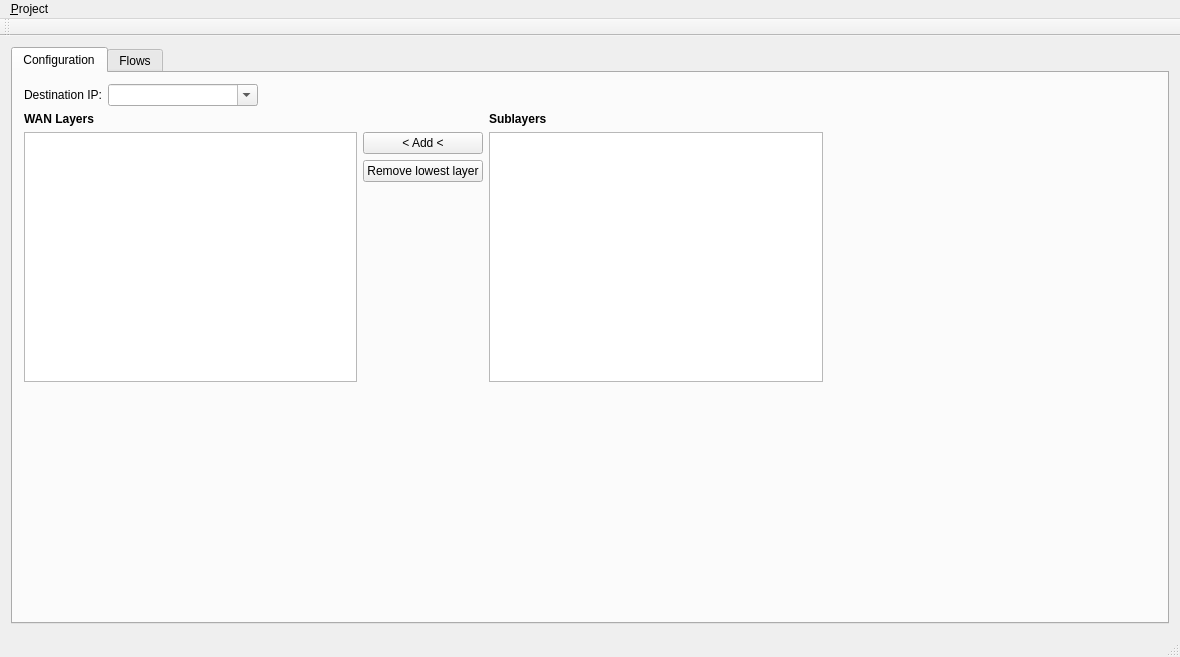
<?xml version="1.0" encoding="UTF-8"?>
<ui version="4.0">
 <class>MainWindow</class>
 <widget class="QMainWindow" name="MainWindow">
  <property name="geometry">
   <rect>
    <x>0</x>
    <y>0</y>
    <width>1180</width>
    <height>657</height>
   </rect>
  </property>
  <property name="windowTitle">
   <string>wanperf traffic generator</string>
  </property>
  <widget class="QWidget" name="centralWidget">
   <layout class="QVBoxLayout" name="verticalLayout">
    <item>
     <widget class="QTabWidget" name="tabWidget">
      <property name="currentIndex">
       <number>0</number>
      </property>
      <widget class="QWidget" name="tabLayers">
       <attribute name="title">
        <string>Configuration</string>
       </attribute>
       <layout class="QVBoxLayout" name="verticalLayout_3">
        <item>
         <layout class="QHBoxLayout" name="horizontalLayout_3">
          <item>
           <widget class="QLabel" name="label">
            <property name="text">
             <string>Destination IP:</string>
            </property>
           </widget>
          </item>
          <item>
           <widget class="QComboBox" name="destinationHost">
            <property name="editable">
             <bool>true</bool>
            </property>
            <property name="insertPolicy">
             <enum>QComboBox::InsertAtTop</enum>
            </property>
            <property name="minimumContentsLength">
             <number>15</number>
            </property>
           </widget>
          </item>
          <item>
           <widget class="QLabel" name="lbStatus">
            <property name="layoutDirection">
             <enum>Qt::LeftToRight</enum>
            </property>
            <property name="text">
             <string/>
            </property>
            <property name="alignment">
             <set>Qt::AlignLeading|Qt::AlignLeft|Qt::AlignVCenter</set>
            </property>
           </widget>
          </item>
          <item>
           <spacer name="horizontalSpacer_7">
            <property name="orientation">
             <enum>Qt::Horizontal</enum>
            </property>
            <property name="sizeHint" stdset="0">
             <size>
              <width>428</width>
              <height>17</height>
             </size>
            </property>
           </spacer>
          </item>
         </layout>
        </item>
        <item>
         <layout class="QGridLayout" name="gridLayout">
          <item row="0" column="0">
           <widget class="QLabel" name="label_6">
            <property name="text">
             <string>&lt;b&gt;WAN Layers&lt;/b&gt;</string>
            </property>
           </widget>
          </item>
          <item row="0" column="2">
           <widget class="QLabel" name="label_7">
            <property name="text">
             <string>&lt;b&gt;Sublayers&lt;/b&gt;</string>
            </property>
           </widget>
          </item>
          <item row="1" column="0" rowspan="3">
           <widget class="QTableView" name="wanLayers">
            <property name="sizePolicy">
             <sizepolicy hsizetype="Expanding" vsizetype="Expanding">
              <horstretch>0</horstretch>
              <verstretch>0</verstretch>
             </sizepolicy>
            </property>
            <property name="minimumSize">
             <size>
              <width>0</width>
              <height>250</height>
             </size>
            </property>
            <property name="selectionMode">
             <enum>QAbstractItemView::NoSelection</enum>
            </property>
            <attribute name="horizontalHeaderVisible">
             <bool>false</bool>
            </attribute>
            <attribute name="verticalHeaderVisible">
             <bool>false</bool>
            </attribute>
           </widget>
          </item>
          <item row="1" column="1">
           <widget class="QPushButton" name="addLayer">
            <property name="text">
             <string>&lt; Add &lt;</string>
            </property>
           </widget>
          </item>
          <item row="1" column="2" rowspan="3">
           <widget class="QTableView" name="wanSubLayers">
            <property name="selectionMode">
             <enum>QAbstractItemView::SingleSelection</enum>
            </property>
            <attribute name="horizontalHeaderVisible">
             <bool>false</bool>
            </attribute>
            <attribute name="verticalHeaderVisible">
             <bool>false</bool>
            </attribute>
           </widget>
          </item>
          <item row="2" column="1">
           <widget class="QPushButton" name="renoveLowestLayer">
            <property name="text">
             <string>Remove lowest layer</string>
            </property>
           </widget>
          </item>
          <item row="3" column="1">
           <spacer name="verticalSpacer">
            <property name="orientation">
             <enum>Qt::Vertical</enum>
            </property>
            <property name="sizeHint" stdset="0">
             <size>
              <width>20</width>
              <height>138</height>
             </size>
            </property>
           </spacer>
          </item>
          <item row="3" column="3">
           <spacer name="horizontalSpacer_3">
            <property name="orientation">
             <enum>Qt::Horizontal</enum>
            </property>
            <property name="sizeHint" stdset="0">
             <size>
              <width>40</width>
              <height>20</height>
             </size>
            </property>
           </spacer>
          </item>
         </layout>
        </item>
        <item>
         <spacer name="verticalSpacer_2">
          <property name="orientation">
           <enum>Qt::Vertical</enum>
          </property>
          <property name="sizeHint" stdset="0">
           <size>
            <width>20</width>
            <height>223</height>
           </size>
          </property>
         </spacer>
        </item>
       </layout>
      </widget>
      <widget class="QWidget" name="Flows">
       <attribute name="title">
        <string>Flows</string>
       </attribute>
       <layout class="QVBoxLayout" name="verticalLayout_2">
        <item>
         <layout class="QHBoxLayout" name="horizontalLayout">
          <item>
           <widget class="QLabel" name="label_18">
            <property name="text">
             <string>Size for PDU-Layer:</string>
            </property>
           </widget>
          </item>
          <item>
           <widget class="QComboBox" name="sizeLayer"/>
          </item>
          <item>
           <widget class="QLabel" name="label_11">
            <property name="text">
             <string>Bandwidth for PDU-Layer:</string>
            </property>
           </widget>
          </item>
          <item>
           <widget class="QComboBox" name="bandwidthLayer"/>
          </item>
          <item>
           <widget class="QLabel" name="label_10">
            <property name="text">
             <string>Bandwidth in:</string>
            </property>
           </widget>
          </item>
          <item>
           <widget class="QComboBox" name="bandwidthUnit"/>
          </item>
          <item>
           <spacer name="horizontalSpacer_2">
            <property name="orientation">
             <enum>Qt::Horizontal</enum>
            </property>
            <property name="sizeHint" stdset="0">
             <size>
              <width>40</width>
              <height>20</height>
             </size>
            </property>
           </spacer>
          </item>
          <item>
           <widget class="QPushButton" name="btnGenerate">
            <property name="text">
             <string>Generate traffic</string>
            </property>
           </widget>
          </item>
         </layout>
        </item>
        <item>
         <widget class="QGroupBox" name="groupBox_4">
          <property name="sizePolicy">
           <sizepolicy hsizetype="Preferred" vsizetype="Expanding">
            <horstretch>0</horstretch>
            <verstretch>0</verstretch>
           </sizepolicy>
          </property>
          <property name="title">
           <string>Flows</string>
          </property>
          <layout class="QGridLayout" name="gridLayout_3">
           <item row="0" column="0" colspan="3">
            <widget class="QTableView" name="udpSenderView">
             <property name="alternatingRowColors">
              <bool>false</bool>
             </property>
            </widget>
           </item>
           <item row="1" column="0">
            <widget class="QPushButton" name="insertUdpSender">
             <property name="text">
              <string>New UDP sender</string>
             </property>
            </widget>
           </item>
           <item row="1" column="1">
            <widget class="QPushButton" name="removeUdpSender">
             <property name="text">
              <string>Delete</string>
             </property>
            </widget>
           </item>
           <item row="1" column="2">
            <spacer name="horizontalSpacer">
             <property name="orientation">
              <enum>Qt::Horizontal</enum>
             </property>
             <property name="sizeHint" stdset="0">
              <size>
               <width>748</width>
               <height>20</height>
              </size>
             </property>
            </spacer>
           </item>
          </layout>
         </widget>
        </item>
        <item>
         <widget class="QGroupBox" name="aggregatedStatsBox">
          <property name="title">
           <string>Aggregated statistics</string>
          </property>
          <layout class="QGridLayout" name="gridLayout_2">
           <item row="0" column="0">
            <widget class="QLabel" name="label_5">
             <property name="sizePolicy">
              <sizepolicy hsizetype="Preferred" vsizetype="Preferred">
               <horstretch>0</horstretch>
               <verstretch>0</verstretch>
              </sizepolicy>
             </property>
             <property name="text">
              <string>Specified Bandwidth:</string>
             </property>
            </widget>
           </item>
           <item row="1" column="0">
            <widget class="QLabel" name="specifiedBandwidth">
             <property name="text">
              <string>0</string>
             </property>
            </widget>
           </item>
           <item row="2" column="0">
            <widget class="QLabel" name="label_2">
             <property name="sizePolicy">
              <sizepolicy hsizetype="Preferred" vsizetype="Preferred">
               <horstretch>0</horstretch>
               <verstretch>0</verstretch>
              </sizepolicy>
             </property>
             <property name="text">
              <string>LAN Sending</string>
             </property>
            </widget>
           </item>
           <item row="2" column="1" rowspan="4">
            <widget class="Line" name="line">
             <property name="orientation">
              <enum>Qt::Vertical</enum>
             </property>
            </widget>
           </item>
           <item row="2" column="2">
            <widget class="QLabel" name="label_3">
             <property name="sizePolicy">
              <sizepolicy hsizetype="Preferred" vsizetype="Preferred">
               <horstretch>0</horstretch>
               <verstretch>0</verstretch>
              </sizepolicy>
             </property>
             <property name="text">
              <string>LAN Receiving</string>
             </property>
            </widget>
           </item>
           <item row="2" column="3" rowspan="4">
            <widget class="Line" name="line_2">
             <property name="orientation">
              <enum>Qt::Vertical</enum>
             </property>
            </widget>
           </item>
           <item row="2" column="4">
            <widget class="QLabel" name="label_4">
             <property name="sizePolicy">
              <sizepolicy hsizetype="Preferred" vsizetype="Preferred">
               <horstretch>0</horstretch>
               <verstretch>0</verstretch>
              </sizepolicy>
             </property>
             <property name="text">
              <string>Packets</string>
             </property>
            </widget>
           </item>
           <item row="2" column="5" rowspan="4">
            <widget class="Line" name="line_4">
             <property name="orientation">
              <enum>Qt::Vertical</enum>
             </property>
            </widget>
           </item>
           <item row="2" column="6">
            <widget class="QLabel" name="label_9">
             <property name="sizePolicy">
              <sizepolicy hsizetype="Preferred" vsizetype="Preferred">
               <horstretch>0</horstretch>
               <verstretch>0</verstretch>
              </sizepolicy>
             </property>
             <property name="text">
              <string>WAN Sending</string>
             </property>
            </widget>
           </item>
           <item row="2" column="7" rowspan="4">
            <widget class="Line" name="line_3">
             <property name="orientation">
              <enum>Qt::Vertical</enum>
             </property>
            </widget>
           </item>
           <item row="2" column="8">
            <widget class="QLabel" name="label_8">
             <property name="sizePolicy">
              <sizepolicy hsizetype="Preferred" vsizetype="Preferred">
               <horstretch>0</horstretch>
               <verstretch>0</verstretch>
              </sizepolicy>
             </property>
             <property name="text">
              <string>WAN Receiving</string>
             </property>
            </widget>
           </item>
           <item row="3" column="6" rowspan="3">
            <widget class="QLabel" name="WANSendingTotal">
             <property name="text">
              <string>0</string>
             </property>
             <property name="alignment">
              <set>Qt::AlignLeading|Qt::AlignLeft|Qt::AlignTop</set>
             </property>
            </widget>
           </item>
           <item row="4" column="8" rowspan="2">
            <widget class="QLabel" name="WANReceivingTotal">
             <property name="text">
              <string>0</string>
             </property>
             <property name="alignment">
              <set>Qt::AlignLeading|Qt::AlignLeft|Qt::AlignTop</set>
             </property>
            </widget>
           </item>
           <item row="5" column="0">
            <widget class="QLabel" name="sendingTotal">
             <property name="text">
              <string>0</string>
             </property>
             <property name="alignment">
              <set>Qt::AlignLeading|Qt::AlignLeft|Qt::AlignTop</set>
             </property>
            </widget>
           </item>
           <item row="5" column="2">
            <widget class="QLabel" name="receivingTotal">
             <property name="text">
              <string>0</string>
             </property>
             <property name="alignment">
              <set>Qt::AlignLeading|Qt::AlignLeft|Qt::AlignTop</set>
             </property>
            </widget>
           </item>
           <item row="5" column="4">
            <widget class="QLabel" name="packetsTotal">
             <property name="text">
              <string>0</string>
             </property>
             <property name="alignment">
              <set>Qt::AlignLeading|Qt::AlignLeft|Qt::AlignTop</set>
             </property>
            </widget>
           </item>
          </layout>
         </widget>
        </item>
       </layout>
      </widget>
     </widget>
    </item>
   </layout>
  </widget>
  <widget class="QMenuBar" name="menuBar">
   <property name="geometry">
    <rect>
     <x>0</x>
     <y>0</y>
     <width>1180</width>
     <height>23</height>
    </rect>
   </property>
   <widget class="QMenu" name="menuProject">
    <property name="title">
     <string>&amp;Project</string>
    </property>
    <widget class="QMenu" name="recentProjects">
     <property name="title">
      <string>&amp;Recent projects</string>
     </property>
    </widget>
    <addaction name="action_Load_project"/>
    <addaction name="action_Save_project"/>
    <addaction name="actionSave_project_as"/>
    <addaction name="recentProjects"/>
    <addaction name="action_Quit"/>
   </widget>
   <addaction name="menuProject"/>
  </widget>
  <widget class="QToolBar" name="mainToolBar">
   <attribute name="toolBarArea">
    <enum>TopToolBarArea</enum>
   </attribute>
   <attribute name="toolBarBreak">
    <bool>false</bool>
   </attribute>
  </widget>
  <widget class="QStatusBar" name="statusBar"/>
  <action name="action_Load_project">
   <property name="text">
    <string>&amp;Open project</string>
   </property>
   <property name="toolTip">
    <string>Open a wanperf project</string>
   </property>
   <property name="shortcut">
    <string>Ctrl+O</string>
   </property>
  </action>
  <action name="action_Save_project">
   <property name="text">
    <string>&amp;Save</string>
   </property>
   <property name="shortcut">
    <string>Ctrl+S</string>
   </property>
  </action>
  <action name="actionSave_project_as">
   <property name="text">
    <string>Save &amp;as</string>
   </property>
  </action>
  <action name="action_Recent_projects">
   <property name="text">
    <string>Recent projects</string>
   </property>
  </action>
  <action name="action_Quit">
   <property name="text">
    <string>&amp;Quit</string>
   </property>
   <property name="toolTip">
    <string>Ends wanperf</string>
   </property>
   <property name="shortcut">
    <string>Ctrl+Q</string>
   </property>
  </action>
 </widget>
 <layoutdefault spacing="6" margin="11"/>
 <resources/>
 <connections>
  <connection>
   <sender>action_Quit</sender>
   <signal>triggered()</signal>
   <receiver>MainWindow</receiver>
   <slot>close()</slot>
   <hints>
    <hint type="sourcelabel">
     <x>-1</x>
     <y>-1</y>
    </hint>
    <hint type="destinationlabel">
     <x>589</x>
     <y>328</y>
    </hint>
   </hints>
  </connection>
 </connections>
 <slots>
  <slot>setNetworkModel()</slot>
 </slots>
</ui>
